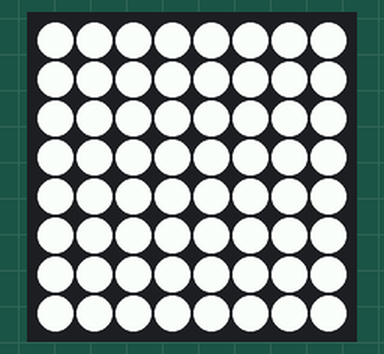
The program below on a simulated Raspberry Pi (BCM pin numbers) with a Sense HAT. Shown: the Sense HAT's 8×8 RGB LED matrix. At 8.0 s the program stops and its outputs stay as they are.

Above: at 1.1 s.
At 3.1 s:
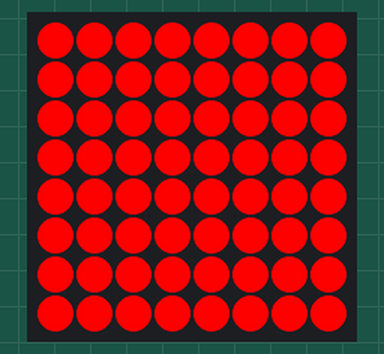
At 5.1 s:
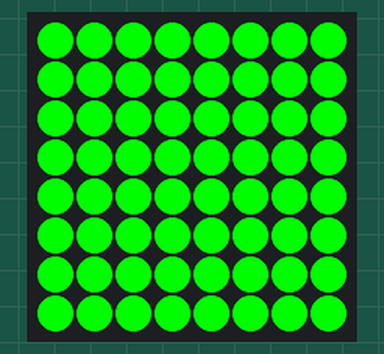
At 7.1 s:
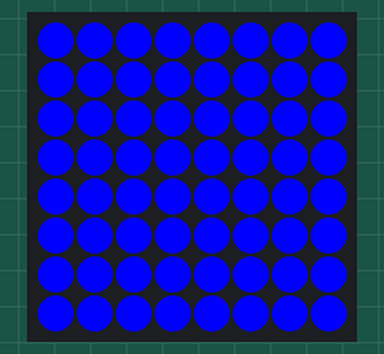

Measured:
- what the display in image 0 shows lasts 1.0 s, from 1.0 s to 2.0 s

The program:

sensehat_showcolor.py
```python
from sense_hat import SenseHat
from time import sleep

sense = SenseHat()
#r = 255     # r means red color
#g = 255     # g means green color
#b = 255     # b means blue coloe
            # Their values specify how bright each colour should be;
            # each value can be between 0 and 255.
            # The maximum value (255) has been used, hence is white.
            # You can change the value to show different color.

# If uncomment line 5 to 7 and then comment out all of below,
# then will only show white color.
# Below lines shows white, red, green and blue after 2 sec sleep/pause.
rgb = (255, 255, 255)
sense.clear()
sleep(1)
sense.clear(rgb)
sleep(1)

red = (255,0 ,0)
sense.clear()
sleep(1)
sense.clear(red)
sleep(1)

green = (0, 255, 0)
sense.clear()
sleep(1)
sense.clear(green)
sleep(1)

blue = (0, 0, 255)
sense.clear()
sleep(1)
sense.clear(blue)
sleep(1)

sense.clear()
```
